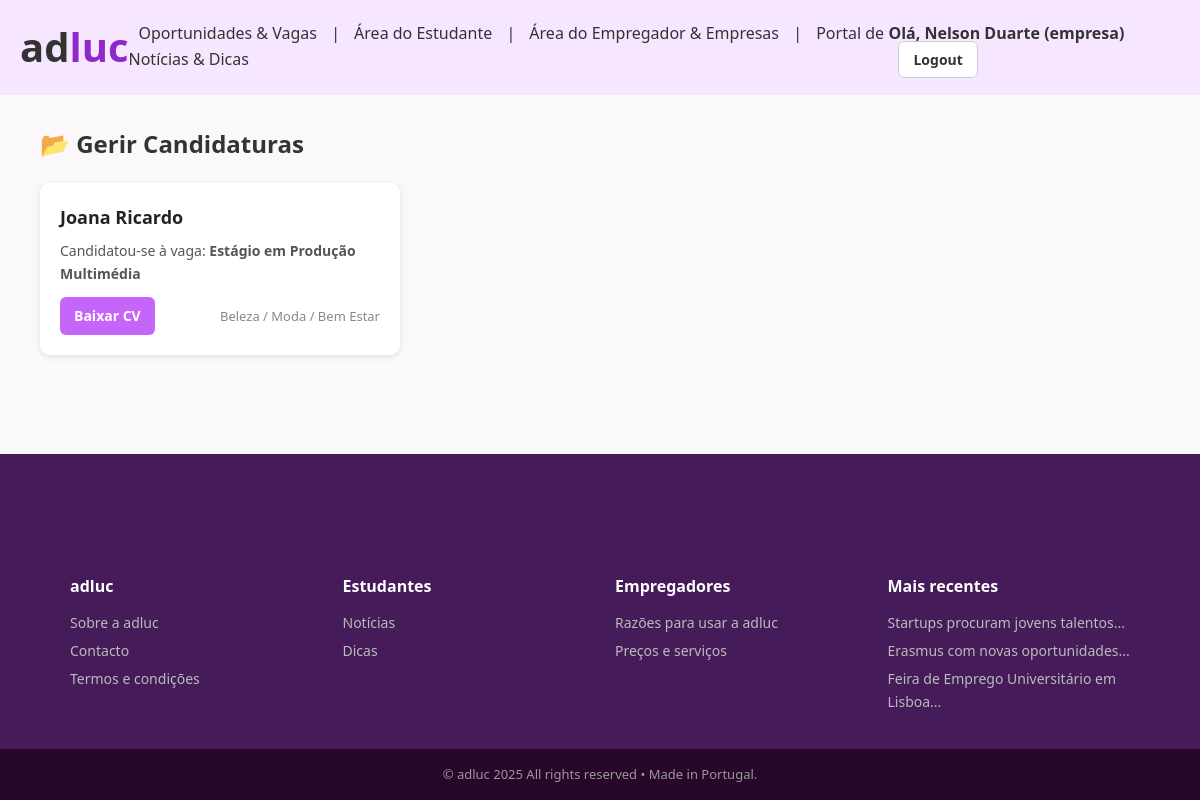
/gerir_candidaturas (signed in), run on the app's committed database.
### modelos/modelos.py (models this page shows, shortened)
class Candidatura(db.Model):
    __tablename__ = "candidaturas"
    id = db.Column(db.Integer, primary_key=True)
    estudante_id = db.Column(db.Integer, db.ForeignKey("utilizadores.id"), nullable=False)
    vaga_id = db.Column(db.Integer, db.ForeignKey("vagas.id"), nullable=False)
    ficheiro_cv = db.Column(db.String(200), nullable=False)

class Utilizador(db.Model):
    __tablename__ = "utilizadores"
    id = db.Column(db.Integer, primary_key=True)
    nome = db.Column(db.String(100), nullable=False)
    email = db.Column(db.String(100), unique=True, nullable=False)
    senha_hash = db.Column(db.String(200), nullable=False)
    tipo = db.Column(db.String(20), nullable=False)  # estudante, empresa, admin
    cv_principal = db.Column(db.String(200), nullable=True)
    nif = db.Column(db.String(20), nullable=True)
    nome_empresa = db.Column(db.String(200), nullable=True)
    codigo_postal = db.Column(db.String(20), nullable=True)
    distrito = db.Column(db.String(100), nullable=True)
    telefone = db.Column(db.String(50), nullable=True)
    logo_empresa = db.Column(db.String(200), nullable=True)
    candidaturas = db.relationship("Candidatura", backref="estudante",
                                   cascade="all, delete-orphan", lazy=True)
    favoritos = db.relationship("Favorito", backref="estudante",
                                cascade="all, delete-orphan", lazy=True)
    vagas = db.relationship("Vaga", backref="empresa",
                            cascade="all, delete-orphan", lazy=True)
    publicacoes = db.relationship("Publicacao", backref="autor",
                                  cascade="all, delete-orphan", lazy=True)
    comentarios = db.relationship("Comentario", backref="autor",
                                  cascade="all, delete-orphan", lazy=True)

class Vaga(db.Model):
    __tablename__ = "vagas"
    id = db.Column(db.Integer, primary_key=True)
    titulo = db.Column(db.String(200), nullable=False)
    categoria = db.Column(db.String(200), nullable=True)
    descricao = db.Column(db.Text, nullable=False)
    cidade = db.Column(db.String(100), nullable=True)
    horario = db.Column(db.String(50), nullable=True)
    tipo = db.Column(db.String(50), nullable=True)
    externa = db.Column(db.Boolean, default=False, nullable=False)
    link_externo = db.Column(db.String(500), nullable=True)
    imagem_externa = db.Column(db.String(500), nullable=True)
    empresa_id = db.Column(db.Integer, db.ForeignKey("utilizadores.id"), nullable=True)
    candidaturas = db.relationship("Candidatura", backref="vaga",
                                   cascade="all, delete-orphan", lazy=True)
    favoritos = db.relationship("Favorito", backref="vaga",
                                cascade="all, delete-orphan", lazy=True)

class Publicacao(db.Model):
    __tablename__ = "publicacoes"
    id = db.Column(db.Integer, primary_key=True)
    titulo = db.Column(db.String(200), nullable=False)
    autor_id = db.Column(db.Integer, db.ForeignKey("utilizadores.id"), nullable=False)
    data_hora = db.Column(db.DateTime, default=datetime.utcnow)
    foto = db.Column(db.String(200), nullable=True)
    conteudo = db.Column(db.Text, nullable=False)
    tipo = db.Column(db.String(20), default="noticia")

### app.py (the view)
@app.route("/gerir_candidaturas", endpoint="gerir_candidaturas")
def gerir_candidaturas():
    if session.get("tipo")!="empresa": return redirect(url_for("login"))
    cands=Candidatura.query.join(Vaga).filter(Vaga.empresa_id==session["utilizador_id"]).all()
    return render_template("gerir_candidaturas.html", candidaturas=cands)

### app.py (called while the page is built)
@app.context_processor
def inject_publicacoes_recentes():
    from modelos.modelos import Publicacao
    recentes = Publicacao.query.order_by(Publicacao.data_hora.desc()).limit(3).all()
    return dict(publicacoes_recentes=recentes)

### templates/gerir_candidaturas.html
{% extends "base.html" %}
{% block conteudo %}
<h2 style="margin:20px 0;font-size:24px;color:#333;">📂 Gerir Candidaturas</h2>
<div style="display:grid;grid-template-columns:repeat(auto-fill,minmax(350px,1fr));gap:20px;">
  {% for cand in candidaturas %}
    <div
      style="background:#fff;border-radius:10px;padding:20px;box-shadow:0 2px 6px rgba(0,0,0,.1);
             transition:all .3s ease;cursor:pointer;"
      onmouseover="this.style.transform='translateY(-5px)';this.style.boxShadow='0 6px 16px rgba(0,0,0,0.15)';"
      onmouseout="this.style.transform='translateY(0)';this.style.boxShadow='0 2px 6px rgba(0,0,0,.1)';"
    >
      <h3 style="margin:0;font-size:18px;color:#222;">
        {{ cand.estudante.nome }}
      </h3>
      <p style="font-size:14px;color:#555;margin:8px 0 12px;">
        Candidatou-se à vaga: <b>{{ cand.vaga.titulo }}</b>
      </p>
      <div style="display:flex;justify-content:space-between;align-items:center;">
        <a href="{{ url_for('download_cv', filename=cand.ficheiro_cv) }}"
           style="text-decoration:none;background:#c565fa;color:#fff;padding:8px 14px;border-radius:6px;
                  font-size:14px;font-weight:600;transition:background .3s;"
           onmouseover="this.style.background='#2c0f3e';"
           onmouseout="this.style.background='#6a199c';">
          Baixar CV
        </a>
        <span style="font-size:13px;color:#888;">
          {{ cand.vaga.categoria or "Sem categoria" }}
        </span>
      </div>
    </div>
  {% else %}
    <p style="color:#777;">Ainda não há candidaturas para as suas vagas.</p>
  {% endfor %}
</div>
{% endblock %}

### templates/base.html (shortened to what this page needs)
<!DOCTYPE html>
<html lang="pt">
<head>
  <link rel="stylesheet" href="{{ url_for('static', filename='css/style.css') }}">
</head>
<body class="light">
<header class="site-header">
  <div class="logo">
      <a href="{{ url_for('pagina_inicial') }}" style="text-decoration: none; color:inherit;">
        <span class="logo-ad">ad</span><span class="logo-luc">luc</span>
      </a>
  </div>
<nav class="nav-links" id="nav-menu">
    <a href="{{ url_for('pagina_vagas') }}">Oportunidades & Vagas</a>
    <span> | </span>
    <a href="{{ url_for('pagina_estudante') if session.get('tipo') == 'estudante' else '#' }}">Área do Estudante</a>
    <span> | </span>
    <a href="{{ url_for('pagina_empresa') if session.get('tipo') == 'empresa' else '#' }}">Área do Empregador & Empresas</a>
     <span> | </span>
    <a href="{{ url_for('pagina_conteudos') }}">Portal de Notícias & Dicas</a>
</nav>
  <div class="nav-buttons">
    {% if session.get('utilizador_id') %}
      <span class="user-info">Olá, {{ session.get('nome') }} ({{ session.get('tipo') }})</span>
      <a href="{{ url_for('logout') }}" class="btn btn-outline">Logout</a>
    {% else %}
      <a href="{{ url_for('login') }}" class="btn btn-outline">Iniciar sessão</a>
      <a href="{{ url_for('registo') }}" class="btn btn-azul">Criar conta</a>
    {% endif %}
  </div>
</header>
<main>
  {% block conteudo %}{% endblock %}
</main>
<footer class="site-footer">
  <div class="footer-columns">
    <div class="footer-col">
      <h3 class="footer-logo">adluc</h3>
      <a href="{{ url_for('pagina_sobre') }}">Sobre a adluc</a>
      <a href="{{ url_for('pagina_contactos') }}">Contacto</a>
      <a href="{{ url_for('pagina_termos') }}">Termos e condições</a>
    </div>
    <div class="footer-col">
      <h3>Estudantes</h3>
      <a href="{{ url_for('pagina_noticias') }}">Notícias</a>
      <a href="{{ url_for('pagina_dicas') }}">Dicas</a>
    </div>
    <div class="footer-col">
      <h3>Empregadores</h3>
      <a href="{{ url_for('pagina_razoes') }}">Razões para usar a adluc</a>
      <a href="{{ url_for('pagina_precos') }}">Preços e serviços</a>
    </div>
    <div class="footer-col">
      <h3>Mais recentes</h3>
      {% for pub in publicacoes_recentes %}
        <a href="{{ url_for('detalhe_publicacao', pub_id=pub.id) }}">
          {{ pub.titulo[:40] }}...
        </a>
      {% else %}
        <p style="color:#bbb;font-size:14px;">Sem publicações</p>
      {% endfor %}
    </div>
  </div>
  <div class="footer-bottom">
    © adluc 2025 All rights reserved • Made in Portugal.
  </div>
</footer>
</body>
</html>

### static/css/style.css (style rules this page uses)
html, body { height: 100%; display: flex; flex-direction: column; background: #fbf8fb; }
main { flex: 1; padding: 10px 40px; }
* { margin:0;padding:0;box-sizing:border-box; }
body { font-family:'Segoe UI',Arial,sans-serif;background:#fbf8fb;color:#333;line-height:1.6; }
.site-header { display:flex;justify-content:space-between;align-items:center;padding:15px 20px;background:#f7e6ff;border-bottom:1px solid #eee;position:sticky;top:0;z-index:1000; }
.logo { font-size:40px;font-weight:bold; }
.logo-ad { color:#333; }
.logo-luc { color: #8e28ca; }
.nav-links a { margin:0 12px;color:#333;text-decoration:none;font-weight:500; }
.nav-buttons a { margin-left:10px;text-decoration:none;padding:8px 14px;border-radius:6px;font-weight:600;font-size:14px; }
.btn-outline { border:1px solid #ccc;background:#fff;color:#333; }
.site-footer { background:#451b59;color:#fff;margin-top: auto; padding-top:120px; }
.footer-columns { display:grid;grid-template-columns:repeat(auto-fit,minmax(200px,1fr));gap:30px;max-width:1100px;margin:auto;padding:0 20px 30px; }
.footer-col h3 { margin-bottom:12px;font-size:16px;font-weight:700; }
.footer-logo { font-size:20px;color:#fff; }
.footer-col a { display:block;color:#bbb;margin-bottom:6px;text-decoration:none;font-size:14px; }
.footer-bottom { background:#27072a;color:#999;text-align:center;padding:15px;font-size:13px; }
.user-info { margin-right:12px; font-weight:600; color:#333; }
.nav-links a { margin: 0 10px; color: #333; text-decoration: none; font-weight: 500; }

### data on the page
Candidatura: estudante.nome "Joana Ricardo", vaga.titulo "Estágio em Produção Multimédia", vaga "Beleza / Moda / Bem Estar"
Publicacao: titulo "Startups procuram jovens talentos"
Publicacao: titulo "Erasmus com novas oportunidades"
Publicacao: titulo "Feira de Emprego Universitário em Lisboa"

### other printed values
{{ session.get('nome') }} "Nelson Duarte"
{{ session.get('tipo') }} "empresa"
